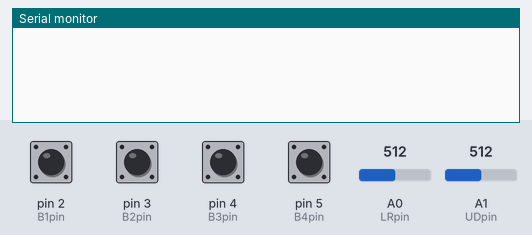
A sketch run on a simulated Arduino Uno, built with avr-gcc and run on an emulated ATmega328P. Parts: the last lines printed to the serial monitor. The inputs (shaded band) are chosen by the test bench; at power-on: pin 2 (B1pin), pin 3 (B2pin), pin 4 (B3pin), pin 5 (B4pin) HIGH, A0 (LRpin) = 512, A1 (UDpin) = 512.

Above: at 1.2 s.
1.3 s: A0 (LRpin) set to 540
At 2.2 s:
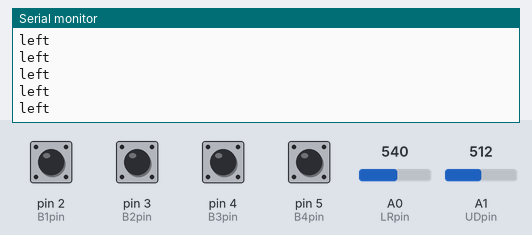
9.3 s: A1 (UDpin) set to 487
At 10.1 s:
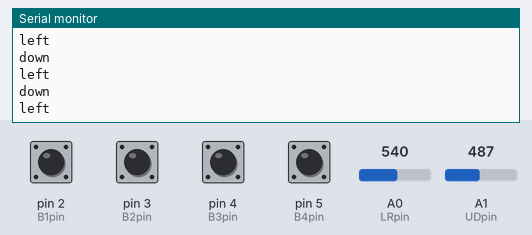
10.8 s: A1 (UDpin) set to 512
At 11.4 s:
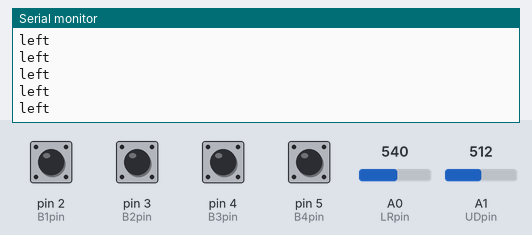

The sketch:

controllerTesting.ino
```cpp
const int LRpin = A0;
const int UDpin = A1;

const int B1pin = 2;
const int B2pin = 3;
const int B3pin = 4;
const int B4pin = 5;

int LR;
int UD;


int LR_nut;
int UD_nut;
const int dz = 10;


void setup() {
  // put your setup code here, to run once:
    Serial.begin(9600);
    pinMode(2,INPUT);

    LR_nut = analogRead(LRpin);
    UD_nut = analogRead(UDpin);
}


void loop() {
  // put your main code here, to run repeatedly:
    LR = analogRead(LRpin);
    UD = analogRead(UDpin);

    // Serial.println(digitalRead(10));


    if(digitalRead(B1pin) == 0){
      Serial.println("b1");
    }
    if(digitalRead(B2pin) == 0){
      Serial.println("b2");
    }
    if(digitalRead(B3pin) == 0){
      Serial.println("b3");
    }
    if(digitalRead(B4pin) == 0){
      Serial.println("b4");
    }


    if(UD>=UD_nut+dz){  //up
      Serial.println("up");
    }
    else if(UD<=UD_nut-dz){   //down
      Serial.println("down");
    }
    else {

    }


    if(LR>=LR_nut+dz){  //left
       Serial.println("left");
    }
    else if(LR<=LR_nut-dz){   //right
      Serial.println("right");
    }
    else{


    }


}
```

Measured:
- the behaviour switches between 521 and 522 on A0 (LRpin) (found by bisection; images 0 and 1)
- after the input at 1.3 s, the serial monitor: prints a new line at once (image 1)
- after the input at 9.3 s, the serial monitor: prints a new line after 0.07 s (image 2)
